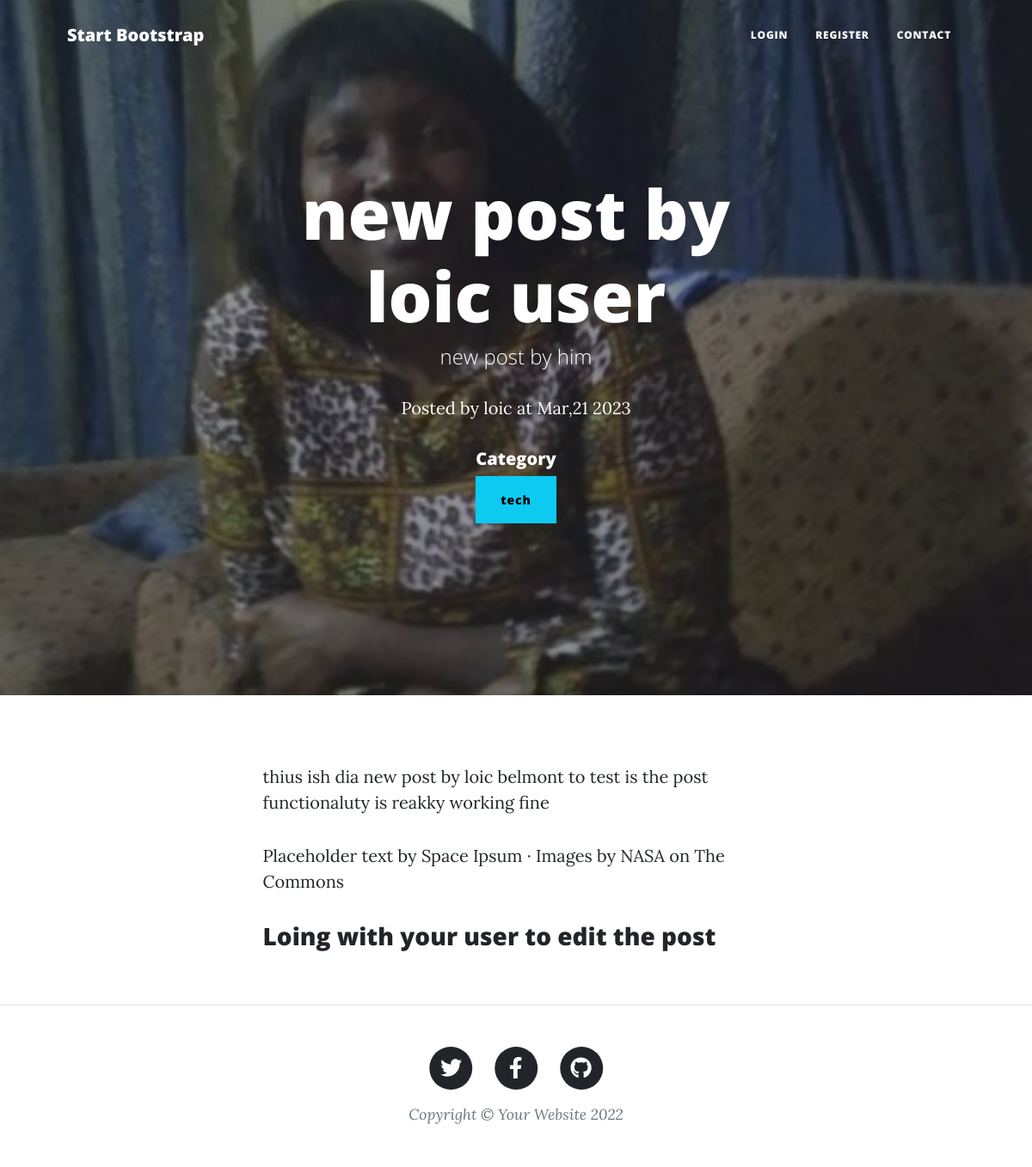
The app's page /posts/post.php?post_id=15 with its own data.
### tables this page shows
CREATE TABLE IF NOT EXISTS `posts` (
  `postID` int NOT NULL AUTO_INCREMENT,
  `title` varchar(200) NOT NULL,
  `subtitle` varchar(200) NOT NULL,
  `body` text NOT NULL,
  `image` varchar(200) NOT NULL,
  `user_id` varchar(3) NOT NULL,
  `create_at` timestamp NOT NULL DEFAULT CURRENT_TIMESTAMP,
  `username` varchar(200) NOT NULL,
  `post_cat` int NOT NULL DEFAULT '1',
  PRIMARY KEY (`postID`)
);

CREATE TABLE IF NOT EXISTS `categories` (
  `catID` int NOT NULL AUTO_INCREMENT,
  `category_name` varchar(200) NOT NULL DEFAULT '0',
  `created_at` timestamp NOT NULL DEFAULT CURRENT_TIMESTAMP,
  PRIMARY KEY (`catID`)
);

### posts/post.php (the view, shortened to what this page needs)
<?php
require_once "../includes/navbar.php";
require_once "../config/config.php";
if (isset($_GET['post_id'])) {
    $id = $_GET['post_id'];
    $select = "SELECT * FROM posts WHERE postID = '$id'";
    $result = $conn->query($select);
    $row =  $result->fetch_object();
    $catquyery = "SELECT * FROM categories";
    $catresult = $conn->query($catquyery);
    $catRows = array();
    while ($catRow = $catresult->fetch_object()) {
        $catRows[] = $catRow;
    }
    foreach ($catRows as $catRow) {
        if ($catRow->catID === $row->post_cat) {
            $the_post_cat = $catRow->category_name;
            $the_post_cat_id = $catRow->catID;
        }
    }
} else {
    echo "404";
    exit();
}
?>
<header class="masthead" style="background-image: url('http://localhost/clean_post/posts/images/<?php echo $row->image; ?>')">
    <div class="container position-relative px-4 px-lg-5">
        <div class="row gx-4 gx-lg-5 justify-content-center">
            <div class="col-md-10 col-lg-8 col-xl-7">
                <div class="site-heading">
                    <h1><?php echo  $row->title; ?></h1>
                    <span class="subheading"><?php echo  $row->subtitle; ?></span>
                    <p>Posted by <?php echo $row->username ?> at <?php echo date('M', strtotime($row->create_at)) . ',' . date('d', strtotime($row->create_at)) . ' ' . date('Y', strtotime($row->create_at)); ?></p>
                    <h5 class="h5">Category </h5>
                    <a href="http://localhost/clean_post/categories/category.php?cat_id=<?php echo $the_post_cat_id; ?>" class="btn btn-info"><?php echo  $the_post_cat; ?></a>
                </div>
            </div>
        </div>
    </div>
</header>
<article class="mb-4">
    <div class="container px-4 px-lg-5">
        <div class="row gx-4 gx-lg-5 justify-content-center">
            <div class="col-md-10 col-lg-8 col-xl-7">
                <p><?php echo  $row->body; ?></p>
                Placeholder text by
                <a href="http://spaceipsum.com/">Space Ipsum</a>
                &middot; Images by
                <a href="https://www.flickr.com/photos/nasacommons/">NASA on The Commons</a>
                <?php
                if (isset($_SESSION['user_id'])) {
                    $userID = $_SESSION['user_id'];
                    $postUserID = $row->user_id;
                    if ($userID === $postUserID) { ?>
                        <a href="http://localhost/clean_post/posts/delete.php?delete_post_id=<?php echo $row->postID; ?>" class="btn btn-danger text-center float-end">Delete</a>
                        <a href="http://localhost/clean_post/posts/update.php?update_post_id=<?php echo $row->postID; ?>" class="btn btn-warning text-center ">Update</a>
                <?php
                    } else {
                        echo '<h3><a href="http://localhost/clean_post/auth/login.php">Loing with your user to edit the post </h3>';
                    }
                } else {
                    echo '<h3><a href="http://localhost/clean_post/auth/login.php">Loing with your user to edit the post </h3>';
                }
                ?>
                <br>
            </div>
        </div>
    </div>
</article>
<?php
require_once "../includes/footer.php";
?>

### records on screen
posts: image (picture), title "new post by loic user", subtitle "new post by him", username "loic", create_at "Mar", create_at "21", create_at "2023", body "thius ish dia new post by loic belmont to test is the post functionaluty is reakky working fine"
categories: category_name "tech"
